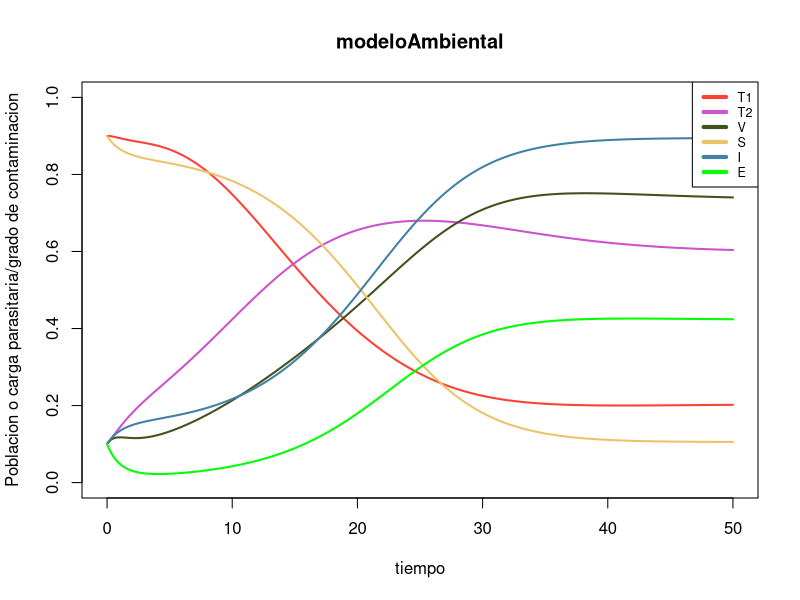
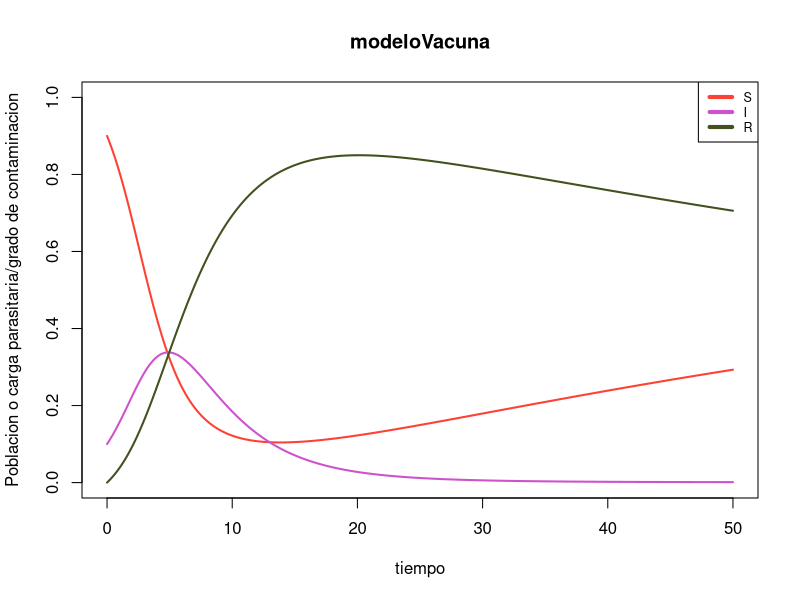
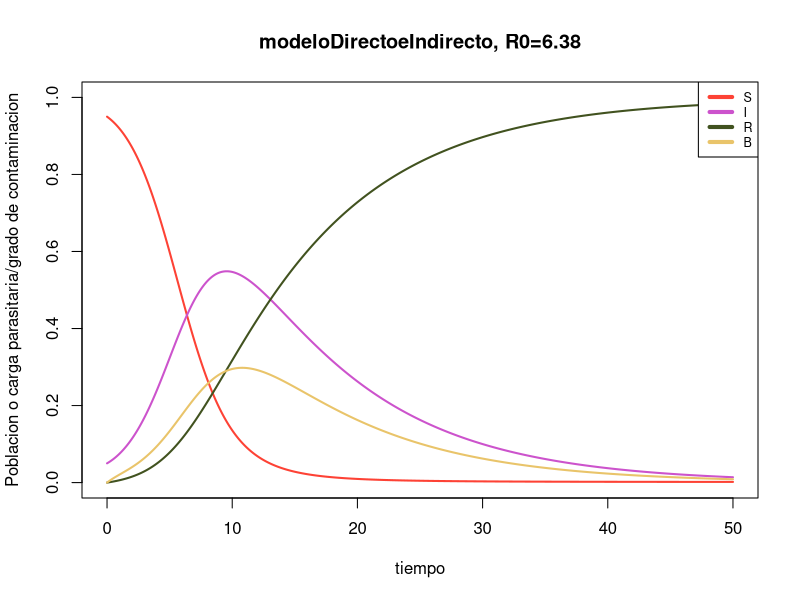
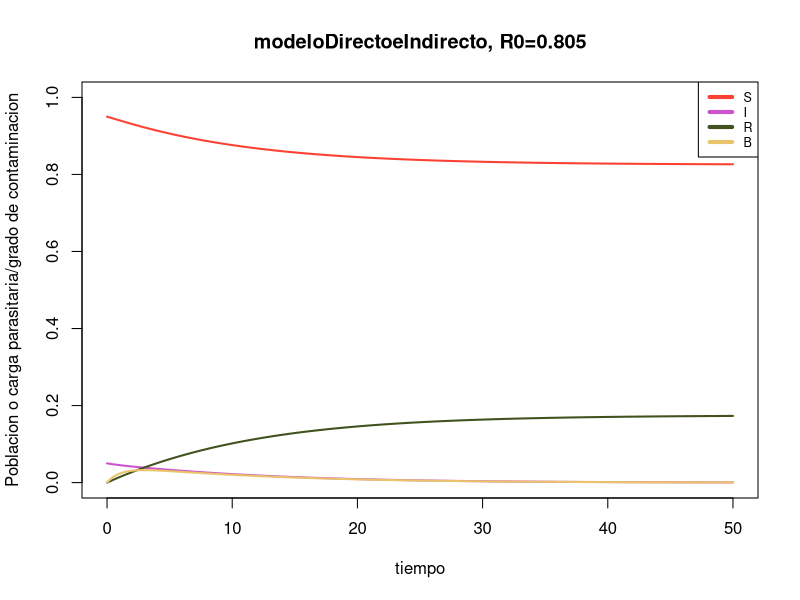
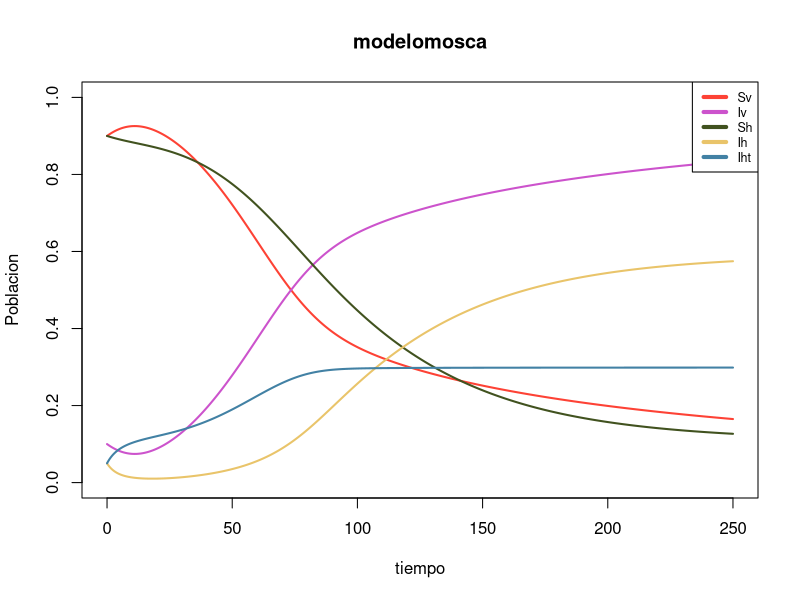
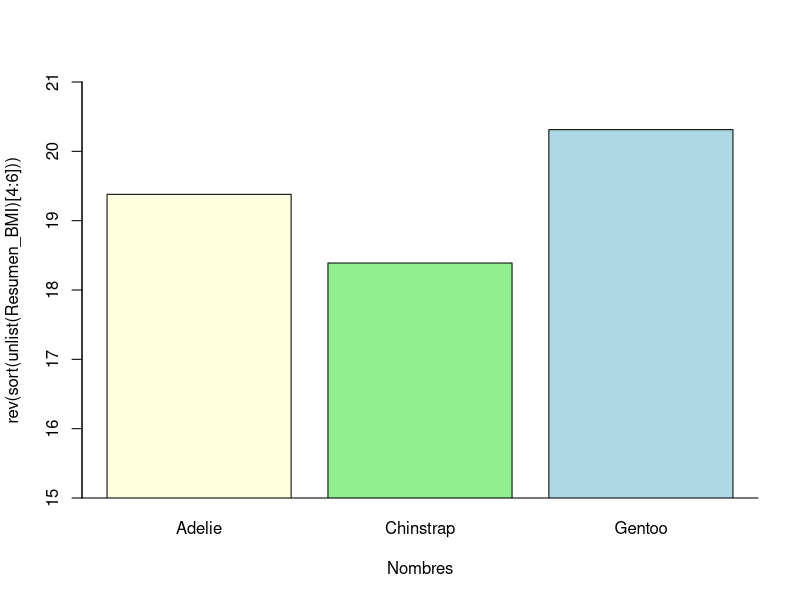

Here is the R script that generated these plots, in order:
## ---- chunk 1
mlambda <- 0.1
k <- 0.6
m <- 0.05
d <- 0.1
p <- 0.4
c <- 0.9
mu <- 0.03
lambda <- 0.6
gamma <- 0.9


library(deSolve)
modeloAmbiental <- function(t, state, parameters){
  with(as.list(c(state, parameters)), {
  dT1 <- mlambda - k*V*T1 - m*T1
  dT2 <-           k*V*T1 - (m+d)*T2
  dV  <- E + p*T2         - c*V
  dS  <- mu*(S+I) - lambda*E*S - mu*S
  dI  <-           lambda*E*S - mu*I
  dE  <- V*I*(1-E) - gamma*E
    list(c(dT1,dT2,dV,dS,dI,dE))
  })
}
pars <- c(mlambda, k, m, d, p, c, mu, lambda, gamma)
tiempo <- seq(0,50, by = 0.01)

library(colorspace)
condiciones_iniciales <- c(T1=0.9,T2=0.1,V=0.1,S=0.9,I=0.1,E=0.1)
out <- ode(condiciones_iniciales, tiempo, modeloAmbiental, pars)
matplot(out[ , 1], out [ , 2:7], type = "l", xlab = "tiempo", ylab = "Poblacion o carga parasitaria/grado de contaminacion", ylim=c(0,1),
        main = "modeloAmbiental",col = c("#FD4235","#CC53CC","#41521F","#E9C46A","#4281A4","green"), lwd = 2,lty=1)
        legend("topright", c("T1", "T2", "V","S","I","E"), col = c("#FD4235","#CC53CC","#41521F","#E9C46A","#4281A4","green"), lwd = 4,lty=1, cex=0.75)
## ---- chunk 2
mu <- 1/75
p <- 0.3
beta <- 0.86
gamma <- 1/14
r <- 0.2


library(deSolve)
modeloVacuna <- function(t, state, parameters){
  with(as.list(c(state, parameters)), {
  dS <- mu*(S+I+R)*(1-p) - beta*S*I*1/(S+I+R) - mu*S
  dI <-                    beta*S*I*1/(S+I+R) - (gamma+mu+r)*I
  dR <- mu*(S+I+R)*(p)                        + (gamma+r)*I - mu*R
    list(c(dS,dI,dR))
  })
}
pars <- c(mu, p, beta, gamma, r)
tiempo <- seq(0,50, by = 0.01)

library(colorspace)
condiciones_iniciales <- c(S=0.9,I=0.1,R=0)
out <- ode(condiciones_iniciales, tiempo, modeloVacuna, pars)
matplot(out[ , 1], out [ , 2:4], type = "l", xlab = "tiempo", ylab = "Poblacion o carga parasitaria/grado de contaminacion", ylim=c(0,1),
        main = "modeloVacuna",col = c("#FD4235","#CC53CC","#41521F"), lwd = 2,lty=1)
        legend("topright", c("S", "I", "R"), col = c("#FD4235","#CC53CC","#41521F"), lwd = 4,lty=1, cex=0.75)
## ---- chunk 3
beta1 <- 0.5
beta2 <- 0.25
gamma <- 0.1
r <- 0.5
delta <- 0.9


library(deSolve)
modeloDirectoeIndirecto <- function(t, state, parameters){
  with(as.list(c(state, parameters)), {
  dS <- - beta1*S*I - beta2*S*B 
  dI <- + beta1*S*I + beta2*S*B - gamma*I 
  dR <-                           gamma*I 
  dB <- r*I-delta*B
    list(c(dS,dI,dR,dB))
  })
}
pars <- c(beta1, beta2, gamma, r, delta)
tiempo <- seq(0,50, by = 0.01)

library(colorspace)
condiciones_iniciales <- c(S=0.95,I=0.05,R=0,B=0)
out <- ode(condiciones_iniciales, tiempo, modeloDirectoeIndirecto, pars)
matplot(out[ , 1], out [ , 2:5], type = "l", xlab = "tiempo", ylab = "Poblacion o carga parasitaria/grado de contaminacion", ylim=c(0,1),
        main = "modeloDirectoeIndirecto, R0=6.38",col = c("#FD4235","#CC53CC","#41521F","#E9C46A"), lwd = 2,lty=1)
        legend("topright", c("S", "I", "R","B"), col = c("#FD4235","#CC53CC","#41521F","#E9C46A"), lwd = 4,lty=1, cex=0.75)
## ---- chunk 4
beta1 <- 0.2
beta2 <- 0.05
gamma <- 0.3
r <- 0.75
delta <- 0.9


library(deSolve)
modeloDirectoeIndirecto <- function(t, state, parameters){
  with(as.list(c(state, parameters)), {
  dS <- - beta1*S*I - beta2*S*B 
  dI <- + beta1*S*I + beta2*S*B - gamma*I 
  dR <-                           gamma*I 
  dB <- r*I-delta*B
    list(c(dS,dI,dR,dB))
  })
}
pars <- c(beta1, beta2, gamma, r, delta)
tiempo <- seq(0,50, by = 0.01)

library(colorspace)
condiciones_iniciales <- c(S=0.95,I=0.05,R=0,B=0)
out <- ode(condiciones_iniciales, tiempo, modeloDirectoeIndirecto, pars)
matplot(out[ , 1], out [ , 2:5], type = "l", xlab = "tiempo", ylab = "Poblacion o carga parasitaria/grado de contaminacion", ylim=c(0,1),
        main = "modeloDirectoeIndirecto, R0=0.805",col = c("#FD4235","#CC53CC","#41521F","#E9C46A"), lwd = 2,lty=1)
        legend("topright", c("S", "I", "R","B"), col = c("#FD4235","#CC53CC","#41521F","#E9C46A"), lwd = 4,lty=1, cex=0.75)
## ---- chunk 5
mu <- 1/21
betav<- 0.01
m <- 0.25
alpha <- 0.1
t <- 0.01
eta <- 1/365
betah<- 0.08
p <- 0.3


library(deSolve)
modelomosca <- function(t, state, parameters){
  with(as.list(c(state, parameters)), {
  dSv <- mu*(Sv+Iv)-m*betav*Sv*Ih-(1-m)*alpha*betav*Sv*Ih- m*t*betav*Sv*Iht- (1-m)*alpha*t*betav*Sv*Iht-mu*Sv
  dIv <-           +m*betav*Sv*Ih+(1-m)*alpha*betav*Sv*Ih+ m*t*betav*Sv*Iht+ (1-m)*alpha*t*betav*Sv*Iht-mu*Iv 
  dSh <- eta*(Sh+Ih+Iht)- m*betah*Sh*Iv-(1-m)*alpha*betah*Sh*Iv            - eta*Sh
  dIh <-                + m*betah*Sh*Iv+(1-m)*alpha*betah*Sh*Iv -(p-Iht)*Ih - eta*Ih
  dIht<-                                                        +(p-Iht)*Ih - eta*Iht
    list(c(dSv,dIv,dSh,dIh,dIht))
  })
}
pars <- c(mu, betav, m, alpha, t, eta, betah, p)
tiempo <- seq(0,250, by = 0.1)

library(colorspace)
condiciones_iniciales <- c(Sv=0.9,Iv=0.1,Sh=0.9,Ih=0.05,Iht=0.05)
out <- ode(condiciones_iniciales, tiempo, modelomosca, pars)
matplot(out[ , 1], out [ , 2:6], type = "l", xlab = "tiempo", ylab = "Poblacion", ylim=c(0,1),
        main = "modelomosca",col = c("#FD4235","#CC53CC","#41521F","#E9C46A","#4281A4"), lwd = 2,lty=1)
        legend("topright", c("Sv", "Iv", "Sh","Ih","Iht"), col = c("#FD4235","#CC53CC","#41521F","#E9C46A","#4281A4"), lwd = 4,lty=1, cex=0.75)
## ---- chunk 6
library(dplyr)
library(palmerpenguins)
Datos_pingu <- palmerpenguins::penguins

## ---- chunk 7

glimpse(Datos_pingu)
Filtrado1 <- Datos_pingu %>% filter(species=="Adelie"&body_mass_g>3500)
glimpse(Filtrado1)
## ---- chunk 8
Pingu_BMI <- Datos_pingu %>%
             filter_at(vars(body_mass_g, flipper_length_mm), all_vars(!is.na(.))) %>%
             mutate(BMI=(body_mass_g/1000) / (flipper_length_mm*2.3/1000)^2) 
#Consideré que la altura es igual a ~2.3 veces la longitud de la aleta del pinguino, estimado a ojo de imagenes de internet.
glimpse(Pingu_BMI)
## ---- chunk 9
Pingu_BMI <- Pingu_BMI %>% group_by(species) 
Resumen_BMI <- Pingu_BMI %>% summarise(avg = mean(BMI))
Resumen_BMI
## ---- chunk 10
Pingu_BMI <- Pingu_BMI %>% arrange(factor(species, levels = c("Gentoo","Adelie","Chinstrap")))
glimpse(Pingu_BMI)
## ---- chunk 11
Nombres<-Pingu_BMI %>% select(species) %>% unique() %>% unlist()
barplot(rev(sort(unlist(Resumen_BMI)[4:6]))~Nombres,ylim=c(15,21),xpd=FALSE,col=c("lightyellow","lightgreen","lightblue"))
box(bty="l")
## ---- chunk 12
